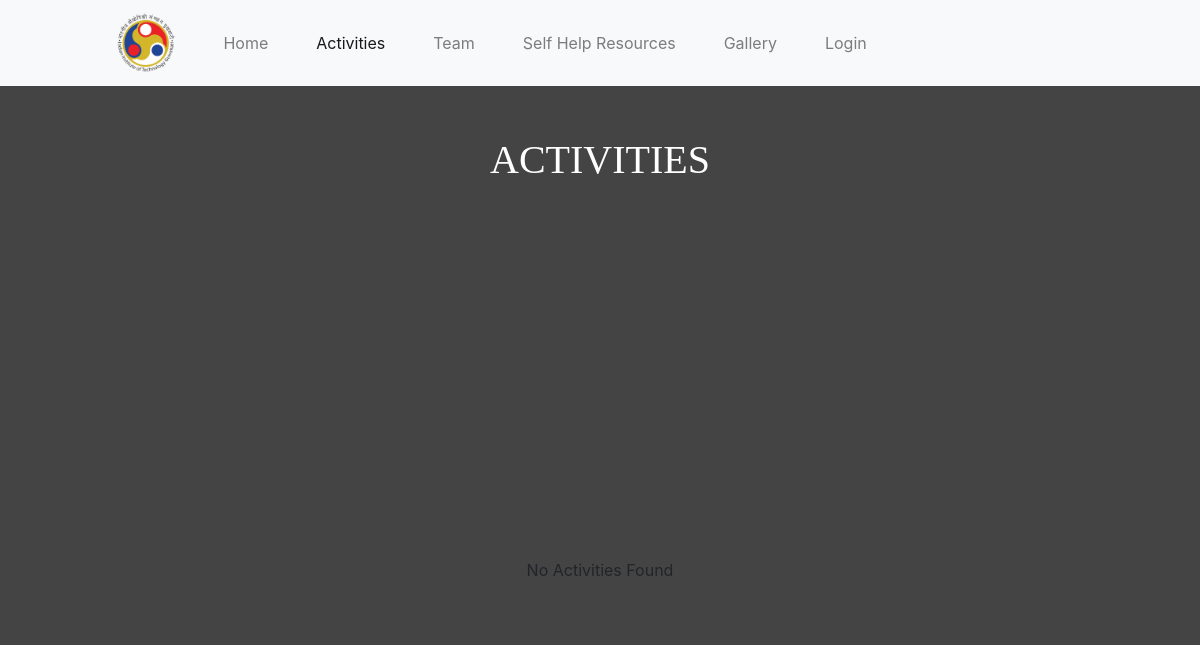
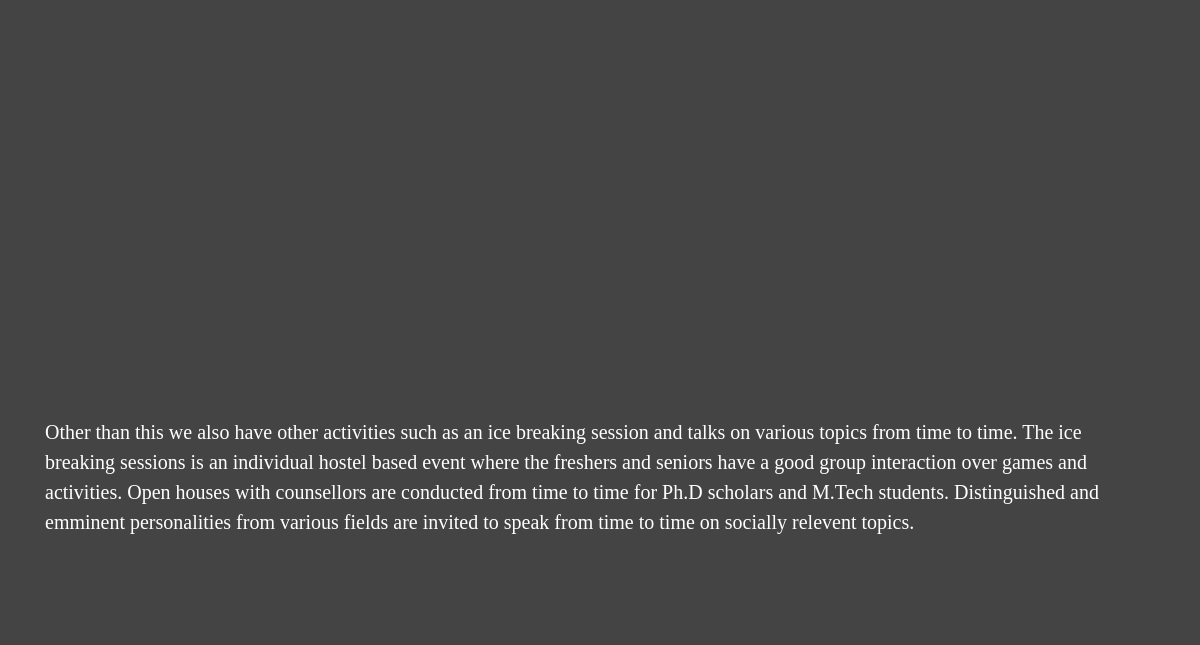
/activities/, run on an earlier commit of the app's database (2 pictures, top to bottom).
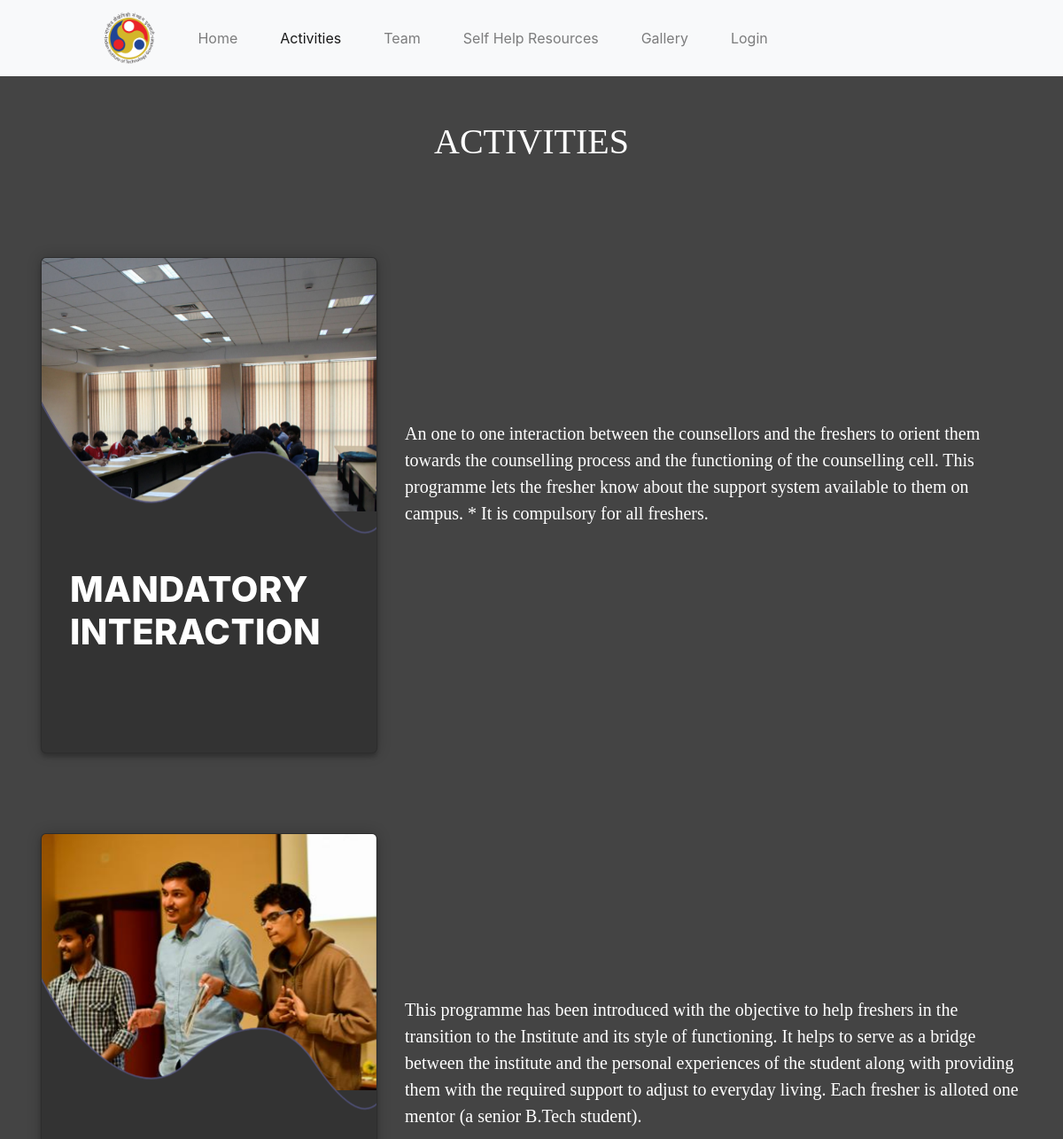
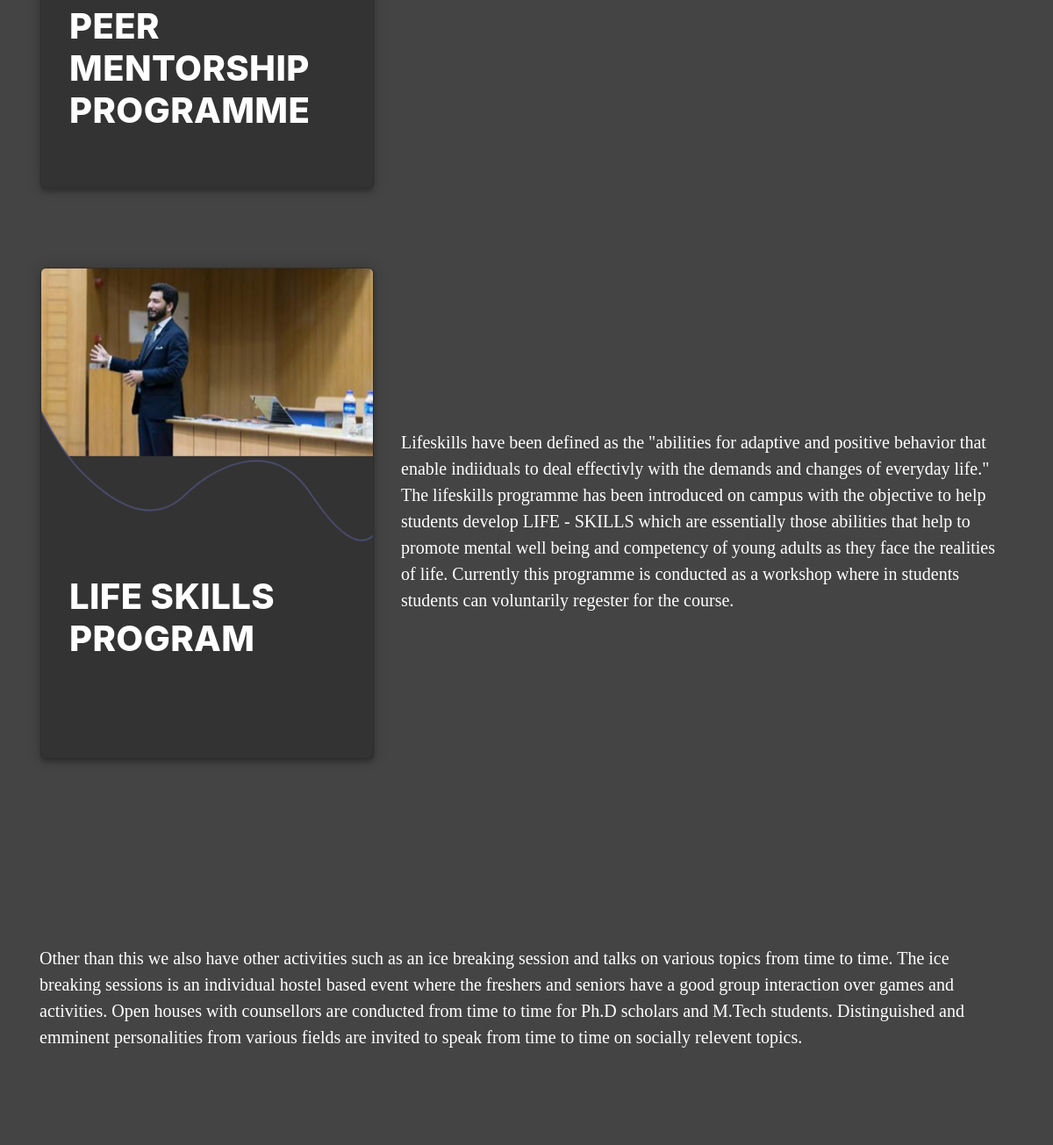
And on a later commit of the database (2 pictures, top to bottom).
### feed/models.py (models this page shows, shortened)
class activities(models.Model):
	title = models.CharField(max_length=150)
	content = models.TextField()
	photo  = models.ImageField(upload_to='images/',null=True)

### feed/views.py (the view)
# urls.py: path('activities/',views.activity,name='activity'),
def activity(request):
	activitiess=activities.objects.all()
	context={
			'activitiess':activitiess,
			}
	return render(request,"feed/activities.html",context)

### templates/feed/activities.html (shortened to what this page needs)
{% load static %}
<!DOCTYPE html>
<html>
<head>
	<link rel="stylesheet" href="https://stackpath.bootstrapcdn.com/font-awesome/4.7.0/css/font-awesome.min.css">
    <link rel="stylesheet" href="https://maxcdn.bootstrapcdn.com/bootstrap/4.0.0/css/bootstrap.min.css">
    <link rel="stylesheet" href="{% static 'feed/css/activity.css' %}">
</head>
<body>
<nav class="navbar navbar-expand-lg navbar-light bg-light fixed-top">
  <a class="navbar-brand" href="https://www.iitg.ac.in/"><img class="logo" src="{% static 'feed/images/logo.png' %}" height="60 px" style="margin-left: 100px;"></a>
  <div class="collapse navbar-collapse" id="navbarSupportedContent">
    <ul class="navbar-nav mr-auto container">
      <li class="nav-item ml-4 mr-3">
        <a class="nav-link" href="{% url 'home' %}">Home</a>
      </li>
      <li class="nav-item active mx-3">
        <a class="nav-link" href="{% url 'activity' %}">Activities<span class="sr-only">(current)</span></a>
      </li>
       <li class="nav-item mx-3">
        <a class="nav-link" href="{% url 'team' %}">Team</a>
      </li>
      <li class="nav-item  mx-3">
        <a class="nav-link" href="{% url 'home' %}#feed">Self Help Resources</a>
      </li>
      <li class="nav-item  mx-3">
        <a class="nav-link" href="{% url 'gallery' %}">Gallery</a>
      </li>
      {% if user.is_authenticated %}
      <li class="nav-item  mx-3">
        <a class="nav-link" href="{% url 'add_activity' %}">Add activity</a>
      </li>
      <li class="nav-item mx-3">
        <a class="nav-link" href="{% url 'add_post' %}">Add post</a>
      </li>
       <li class="nav-item  mx-3">
        <a class="nav-link" href="{% url 'logout' %}">Logout</a>
      </li>
      {% else %}
      <li class="nav-item  mx-3">
        <a class="nav-link" href="{% url 'login' %}">Login</a>
      </li>
      {% endif %}
    </ul>
  </div>
</nav>
<div class="container12">
	<div class="container-fluid">
<h1 class="mt-2 text-center" style="color: white; font-family: Georgia;">ACTIVITIES</h1>
</div>
</div>
{% if activitiess %}
{% for activity in activitiess %}
	<div class="container1">
		<main role="main" class="container">
			<div class="row">
	  <div class="card mx-3 my-3 col-4">
	     <div class="card__image-container">
	       <img class="card__image" src="{{ activity.photo.url }}" alt="">
	    </div>
	     <div class="card__content">
	       <h1 class="card__title">{{ activity.title }}</h1>
	    </div>
	    </div>
	       <p class="col" style="color: white; font-family: Comic Sans MS;margin-top: 200px; font-size: 20px;">{{ activity.content }}</p>
	   </div>
	    </main>
	</div>
{% endfor %}
{% else %}
	<div class="container1">No Activities Found</div>
{% endif %}
	<div class="container12">
	<div class="container">
		<p style="color: white; font-family: Comic Sans MS; font-size: 20px;">
Other than this we also have other activities such as an ice breaking session and talks on various topics from time to time.
The ice breaking sessions is an individual hostel based event where the freshers and seniors have a good group interaction over games and activities.
Open houses with counsellors are conducted from time to time for Ph.D scholars and M.Tech students.
Distinguished and emminent personalities from various fields are invited to speak from time to time on socially relevent topics.
</p>
</div>
</div>
</body>
</html>

### feed/static/feed/css/activity.css (style rules this page uses)
img { max-width: 100%; }
.container1 { display: flex; align-items: center; justify-content: center; height: 100vh; background: #444; margin-top: -150px; overflow: hidden; }
.container12 { display: flex; align-items: center; justify-content: center; height: 40vh; background: #444; }
.card { position: relative; background: #333; width: 400px; height: 70vh; border-radius: 6px; padding: 2rem; color: #aaa; box-shadow: 0 0.25rem 0.25rem rgba(0, 0, 0, 0.2), 0 0 1rem rgba(0, 0, 0, 0.2); overflow: hidden; }
.card__image-container { margin: -2rem -2rem 1rem -2rem; height: 350px; overflow: hidden; }
.card__image { opacity: 0; animation: ImageFadeIn .8s 1.4s forwards; overflow: hidden; }
.card__title { color: white; margin-top: 0; font-weight: 800; letter-spacing: 0.01em; overflow: hidden; }
.card__content { margin-top: -1rem; opacity: 0; animation: ContentFadeIn .8s 1.6s forwards; overflow: hidden; }
.card__svg { position: absolute; left: 0; top: 115px; overflow: hidden; }

What changed in the data, as far as the page shows it:
added activities: photo (picture), title "MANDATORY INTERACTION", content "An one to one interaction between the counsellors and the freshers to orient them towards the counselling process and the functioning of the counselling cell. This programme lets the fresher know about the support system available to them on campus. * It is compulsory for all freshers."
added activities: photo (picture), title "PEER MENTORSHIP PROGRAMME", content "This programme has been introduced with the objective to help freshers in the transition to the Institute and its style of functioning. It helps to serve as a bridge between the institute and the personal experiences of the student along with providing them with the required support to adjust to everyday living. Each fresher is alloted one mentor (a senior B.Tech student)."
added activities: photo (picture), title "LIFE SKILLS PROGRAM", content "Lifeskills have been defined as the \"abilities for adaptive and positive behavior that enable indiiduals to deal effectivly with the demands and changes of everyday life.\" The lifeskills programme has been introduced on campus with the objective to help students develop LIFE - SKILLS which are essentially those abilities that help to promote mental well being and competency of young adults as they face the realities of life. Currently this programme is conducted as a workshop where in students students can voluntarily regester for the course."
Also different on the page:
text no longer shown: "No Activities Found"
